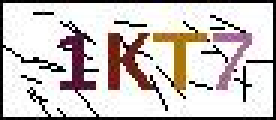
#> input picture mlcode/demo01/data/verifycode_01/1KT7.jpg, 92 x 40 px (shown 3 times larger)
$ python cv_split_verifycode.py
#> lines starting #> are read from the running program, lines starting #| are printed output that depends on the picture; after the words box and inside, x2 and y2 are one past the last pixel; in counts of white or black regions, pixels touching at a corner belong together
'''
Created on 2020-05-07
@author: zhengjin
@Desc: 获取验证码的单个字符（字符切割）
'''

import cv2


def split_verify_code(img_path):
    # 以灰度模式读取图片
#> called with img_path = 'data/verifycode_01/1KT7.jpg'
    gray = cv2.imread(img_path, 0)
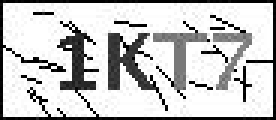
#> gray: shape (40, 92) (shown 3 times larger); min 0, max 255, mean 197.5

    # 将图片的边缘变为白色
    height, width = gray.shape
#> height = 40; width = 92
    for i in range(width):
        gray[0, i] = 255
        gray[height - 1, i] = 255
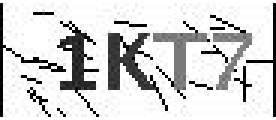
#> gray: shape (40, 92) (shown 3 times larger); 5% of pixels changed, all inside (x1, y1, x2, y2) = (0, 0, 92, 40)
    for j in range(height):
        gray[j, 0] = 255
        gray[j, width-1] = 255
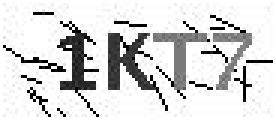
#> gray: shape (40, 92) (shown 3 times larger); 2.07% of pixels changed, all inside (x1, y1, x2, y2) = (0, 1, 92, 39)

    # 中值滤波
    blur = cv2.medianBlur(gray, 3)  # 模板大小3*3
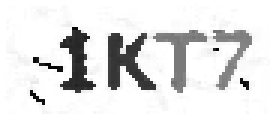
#> blur: shape (40, 92) (shown 3 times larger); min 2, max 255, mean 227.1
    # 二值化
    ret, thresh1 = cv2.threshold(blur, 200, 255, cv2.THRESH_BINARY)
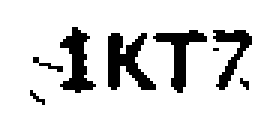
#> thresh1: shape (40, 92) (shown 3 times larger); 85.1% white; 8 black regions (4 under 20 px)

    contours, hierarchy = cv2.findContours(thresh1, 2, 2)
#> contours = 10 contours, 5 with area under 20; largest, box (x1, y1, x2, y2) and area: (0, 0, 92, 40) 3549, (35, 10, 53, 31) 204, (19, 8, 33, 32) 158, (50, 9, 70, 32) 156, (70, 9, 85, 31) 125

    idx = 1
    for cnt in contours:
        # 最小的外接矩形
        x, y, w, h = cv2.boundingRect(cnt)
        if x != 0 and y != 0 and w*h >= 100:
            print(x, y, w, h)
            cv2.imwrite('/tmp/test/char%d.jpg' % idx, thresh1[y:y+h, x:x+w])
            idx += 1
#> this loop made 10 passes
#> (x, y, w, h) on passes 2 to 10: (9, 29, 7, 7), (79, 25, 5, 6), (12, 20, 10, 5), (10, 18, 4, 4), (70, 15, 4, 3), (35, 10, 18, 21), (70, 9, 15, 22), (50, 9, 20, 23), (19, 8, 14, 24)
#> (cnt, x, y, w, h) on pass 1: ([[0, 0], [0, 39], [91, 39], [91, 0]], 0, 0, 92, 40)
#| 35 10 18 21
#| 70 9 15 22
#| 50 9 20 23
#| 19 8 14 24
#> after the loop, idx = 5


if __name__ == '__main__':

    img_path = 'data/verifycode_01/1KT7.jpg'
    split_verify_code(img_path)
    print('split verify code demo done.')
